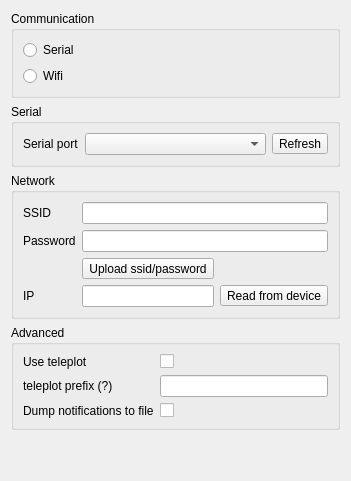
     <widget class="QWidget" name="tab_foc">
      <attribute name="title">
       <string>FOC-Stim</string>
      </attribute>
      <layout class="QVBoxLayout" name="verticalLayout_5">
       <item>
        <widget class="QGroupBox" name="groupBox_11">
         <property name="title">
          <string>Communication</string>
         </property>
         <layout class="QFormLayout" name="formLayout_10">
          <item row="0" column="0">
           <widget class="QRadioButton" name="focstim_radio_serial">
            <property name="text">
             <string>Serial</string>
            </property>
           </widget>
          </item>
          <item row="1" column="0">
           <widget class="QRadioButton" name="focstim_radio_wifi">
            <property name="text">
             <string>Wifi</string>
            </property>
           </widget>
          </item>
         </layout>
        </widget>
       </item>
       <item>
        <widget class="QGroupBox" name="groupBox_8">
         <property name="title">
          <string>Serial</string>
         </property>
         <layout class="QGridLayout" name="gridLayout_5">
          <item row="0" column="0">
           <widget class="QLabel" name="label_14">
            <property name="text">
             <string>Serial port</string>
            </property>
           </widget>
          </item>
          <item row="0" column="2">
           <widget class="QComboBox" name="focstim_port">
            <property name="sizePolicy">
             <sizepolicy hsizetype="Expanding" vsizetype="Fixed">
              <horstretch>0</horstretch>
              <verstretch>0</verstretch>
             </sizepolicy>
            </property>
           </widget>
          </item>
          <item row="0" column="3">
           <widget class="QToolButton" name="focstim_refresh_serial_devices">
            <property name="text">
             <string>Refresh</string>
            </property>
           </widget>
          </item>
         </layout>
        </widget>
       </item>
       <item>
        <widget class="QGroupBox" name="groupBox_10">
         <property name="title">
          <string>Network</string>
         </property>
         <layout class="QGridLayout" name="gridLayout_7">
          <item row="0" column="1" colspan="2">
           <widget class="QLineEdit" name="focstim_ssid"/>
          </item>
          <item row="2" column="1">
           <widget class="QToolButton" name="focstim_sync">
            <property name="text">
             <string>Upload ssid/password</string>
            </property>
           </widget>
          </item>
          <item row="1" column="0">
           <widget class="QLabel" name="label_21">
            <property name="text">
             <string>Password</string>
            </property>
           </widget>
          </item>
          <item row="1" column="1" colspan="2">
           <widget class="QLineEdit" name="focstim_password"/>
          </item>
          <item row="0" column="0">
           <widget class="QLabel" name="label_20">
            <property name="text">
             <string>SSID</string>
            </property>
           </widget>
          </item>
          <item row="4" column="1">
           <widget class="QLineEdit" name="focstim_ip"/>
          </item>
          <item row="4" column="0">
           <widget class="QLabel" name="label_22">
            <property name="text">
             <string>IP</string>
            </property>
           </widget>
          </item>
          <item row="4" column="2">
           <widget class="QToolButton" name="focstim_read_ip">
            <property name="text">
             <string>Read from device</string>
            </property>
           </widget>
          </item>
         </layout>
        </widget>
       </item>
       <item>
        <widget class="QGroupBox" name="groupBox_9">
         <property name="title">
          <string>Advanced</string>
         </property>
         <layout class="QFormLayout" name="formLayout_8">
          <item row="0" column="0">
           <widget class="QLabel" name="label_15">
            <property name="text">
             <string>Use teleplot</string>
            </property>
           </widget>
          </item>
          <item row="0" column="1">
           <widget class="QCheckBox" name="focstim_use_teleplot">
            <property name="text">
             <string/>
            </property>
           </widget>
          </item>
          <item row="1" column="0">
           <widget class="QLabel" name="label_16">
            <property name="toolTip">
             <string>Useful if you have multiple FOC-Stim boxes</string>
            </property>
            <property name="text">
             <string>teleplot prefix (?)</string>
            </property>
           </widget>
          </item>
          <item row="1" column="1">
           <widget class="QLineEdit" name="focstim_teleplot_prefix"/>
          </item>
          <item row="2" column="0">
           <widget class="QLabel" name="label_18">
            <property name="text">
             <string>Dump notifications to file</string>
            </property>
           </widget>
          </item>
          <item row="2" column="1">
           <widget class="QCheckBox" name="focstim_dump_notifications">
            <property name="text">
             <string/>
            </property>
           </widget>
          </item>
         </layout>
        </widget>
       </item>
       <item>
        <spacer name="verticalSpacer_4">
         <property name="orientation">
          <enum>Qt::Orientation::Vertical</enum>
         </property>
         <property name="sizeHint" stdset="0">
          <size>
           <width>20</width>
           <height>40</height>
          </size>
         </property>
        </spacer>
       </item>
      </layout>
     </widget>
